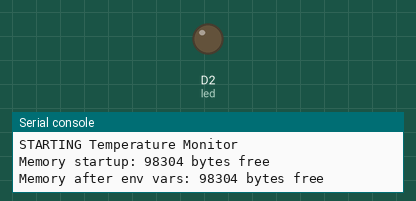
A program run on a simulated CircuitPython board. Parts: output pins drawn as LEDs (lit = HIGH), the last lines printed to the serial console. The clock reads 2024-03-15 10:24:30 at power-on unless the program sets it; no MQTT or app messages arrive unless stated; values from a settings file that is not in the repository are placeholders.

Above: at 0.1 s.
At 38.6 s:
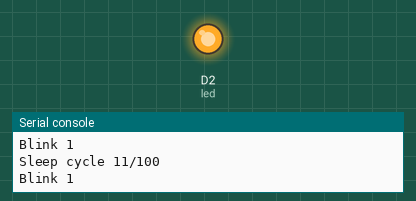
Timing chart, 0 to 40.0 s (numbered marks = the images above):
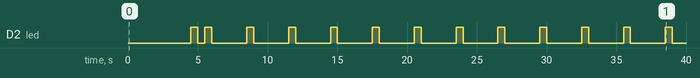

Measured:
- by itself, D2 (led): goes HIGH 0.50 s, LOW 0.50 s, 11 × (HIGH 0.50 s, LOW 2.5 s), HIGH 0.50 s, then LOW

The program:

code.py
```python
import time
import board
import digitalio
import rtc
import ssl
import wifi
import socketpool
import os
import gc
import supervisor
from adafruit_datetime import datetime
import adafruit_requests
from adafruit_io.adafruit_io import IO_HTTP, AdafruitIO_RequestError

def set_clock():
    """Set the RTC from Adafruit IO time service with error handling."""
    try:
        print("Setting clock from Adafruit IO...")
        gc.collect()  # Clean up memory before network operation

        now = time.struct_time(io.receive_time(os.getenv("TIMEZONE", "America/Chicago")))
        print(f"Received time: {now}")

        r = rtc.RTC()
        r.datetime = time.struct_time((
            now.tm_year, now.tm_mon, now.tm_mday,
            now.tm_hour, now.tm_min, now.tm_sec,
            0, -1, 0
        ))
        print("RTC set successfully")

    except Exception as e:
        print(f"Error setting RTC: {e}")
        print("Restarting in 30 seconds...")
        time.sleep(30)
        supervisor.reload()

def get_time():
    """Get formatted time string from RTC."""
    r = rtc.RTC()
    now = r.datetime

    # Convert to 12-hour format
    hour_12 = now.tm_hour % 12
    if hour_12 == 0:
        hour_12 = 12
    period = "am" if now.tm_hour < 12 else "pm"

    return f"{now.tm_mon}/{now.tm_mday}/{now.tm_year} {hour_12}:{now.tm_min:02d} {period}"

def debug_memory(label=""):
    """Print memory usage with optional label."""
    gc.collect()
    free_mem = gc.mem_free()
    print(f"Memory {label}: {free_mem} bytes free")
    return free_mem

def parse_iso_datetime(iso_str):
    """Parse ISO datetime string and return struct_time."""
    # Remove the 'Z' if present
    if iso_str.endswith("Z"):
        iso_str = iso_str[:-1]

    # Parse using datetime and convert to struct_time
    dt = datetime.fromisoformat(iso_str)
    return time.struct_time((
        dt.year, dt.month, dt.day,
        dt.hour, dt.minute, dt.second,
        -1, -1, -1
    ))

def format_central_time(utc_struct):
    """Convert UTC struct_time to Central Time formatted string."""
    # Convert to timestamp and adjust for Central Time (-6 hours)
    utc_timestamp = time.mktime(utc_struct)
    central_timestamp = utc_timestamp - (6 * 3600)  # 6 hours in seconds
    central_time = time.localtime(central_timestamp)

    return f"{central_time.tm_hour:02d}:{central_time.tm_min:02d}  {central_time.tm_year}-{central_time.tm_mon:02d}-{central_time.tm_mday:02d}"

def calculate_age_seconds(iso_timestamp):
    """Calculate how many seconds ago the timestamp was."""
    timestamp_struct = parse_iso_datetime(iso_timestamp)
    current_time = rtc.RTC().datetime

    # Convert both to seconds since epoch
    current_seconds = time.mktime(current_time)
    timestamp_seconds = time.mktime(timestamp_struct)

    # Return age in seconds (adjusted for timezone)
    return current_seconds - timestamp_seconds + (5 * 3600)

def blink_led(count, led_pin):
    """Blink LED a specified number of times."""
    for i in range(count):
        print(f"Blink {i + 1}")
        led_pin.value = True
        time.sleep(0.5)
        led_pin.value = False
        time.sleep(0.5)

def status_sleep(blink_count, led_pin, cycles=100):
    """Sleep with periodic status blinking."""
    for cycle in range(cycles):
        blink_led(blink_count, led_pin)
        time.sleep(2)
        print(f"Sleep cycle {cycle + 1}/{cycles}")

# Configuration constants
#TEMP_FEEDS = ['om-temp', 'currenttemperature', 'openweather.owtemp', 'wapi.temperature', 'gtemp']
#FEED_NAMES = ['OM', 'AW', 'OW', 'WA', 'GA']
TEMP_FEEDS = ['om-temp', 'currenttemperature', 'openweather.owtemp', 'wapi.temperature']
FEED_NAMES = ['OM', 'AW', 'OW', 'WA']
MAX_DATA_AGE_MINUTES = 30
SLEEP_CYCLES = 100
MAX_ITERATIONS = 200

print("STARTING Temperature Monitor")
led = digitalio.DigitalInOut(board.D2)
led.direction = digitalio.Direction.OUTPUT

try:
    debug_memory("startup")

    # Get environment variables
    WIFI_SSID = os.getenv('CIRCUITPY_WIFI_SSID')
    WIFI_PW = os.getenv('CIRCUITPY_WIFI_PASSWORD')
    aio_username = os.getenv('aio_username')
    aio_key = os.getenv('aio_key')

    debug_memory("after env vars")

    # Connect to WiFi
    try:
        wifi.radio.connect(WIFI_SSID, WIFI_PW)
        print(f"Connected to {WIFI_SSID}")
        print(f"IP address: {wifi.radio.ipv4_address}")
    except Exception as e:
        print(f"Failed to connect to WiFi: {e}")
        time.sleep(15)
        supervisor.reload()

    debug_memory("after WiFi")

    # Set up networking
    pool = socketpool.SocketPool(wifi.radio)
    requests = adafruit_requests.Session(pool, ssl.create_default_context())

    debug_memory("after network setup")

    # Initialize Adafruit IO
    io = IO_HTTP(aio_username, aio_key, requests)
    debug_memory("after IO init")

    # Set clock
    try:
        set_clock()
    except Exception as e:
        print(f"Error setting clock: {e}")

    debug_memory("after clock set")
    print(f"Current time: {get_time()}")
    print("-" * 60)

    # Get feed objects
    try:
        feeds = {}
        for feed_name in TEMP_FEEDS:
            feeds[feed_name] = io.get_feed(feed_name)
            debug_memory(f"got feed {feed_name}")

        feeds['feed-avg'] = io.get_feed('feed-avg')
        debug_memory("got average feed")

    except Exception as e:
        print(f"Couldn't get feeds: {e}")
        time.sleep(300)
        supervisor.reload()

    # Main monitoring loop
    max_age_seconds = MAX_DATA_AGE_MINUTES * 60

    start = time.monotonic()
    restart = start + 3600

    for iteration in range(MAX_ITERATIONS):
        if time.monotonic() > restart:
            supervisor.reload()

        temp_sum = 0
        valid_count = 0

        print(f"\nIteration {iteration + 1}, Time: {get_time()}")
        debug_memory("loop start")

        # Process each temperature feed
        for i, (feed_key, feed_name) in enumerate(zip(TEMP_FEEDS, FEED_NAMES)):
            try:
                data = io.receive_data(feeds[feed_key]["key"])
                temp_value = float(data["value"])
                age_seconds = calculate_age_seconds(data['created_at'])
                formatted_time = format_central_time(parse_iso_datetime(data['created_at']))

                print(f"{feed_name} temp: {temp_value}°F, Time: {formatted_time}, Age: {age_seconds}s")

                if age_seconds < max_age_seconds:
                    temp_sum += temp_value
                    valid_count += 1

            except Exception as e:
                print(f"Failed to get {feed_name} data: {e}")

        # Calculate and send average if we have valid data
        if valid_count > 0:
            average_temp = temp_sum / valid_count
            print(f"\nValid data points: {valid_count}, Average: {average_temp:.1f}°F")

            blink_led(valid_count, led)
            debug_memory("after blinking")

            try:
                metadata = {"ele": valid_count}
                io.send_data(feeds['feed-avg']['key'], average_temp, metadata)
                print("Average temperature sent to Adafruit IO")
            except Exception as e:
                print(f"Could not send average: {e}")
                time.sleep(15)
                supervisor.reload()
        else:
            print("No timely data available")
            blink_led(1, led)  # Single blink for no data

        print("-" * 60)
        debug_memory("before sleep")

        # Sleep with status indication
        status_sleep(valid_count if valid_count > 0 else 1, led, SLEEP_CYCLES)

        print(f"Completed sleep, Time: {get_time()}")

except Exception as e:
    print(f"Main loop error: {e}")
    time.sleep(60)
    supervisor.reload()
```
